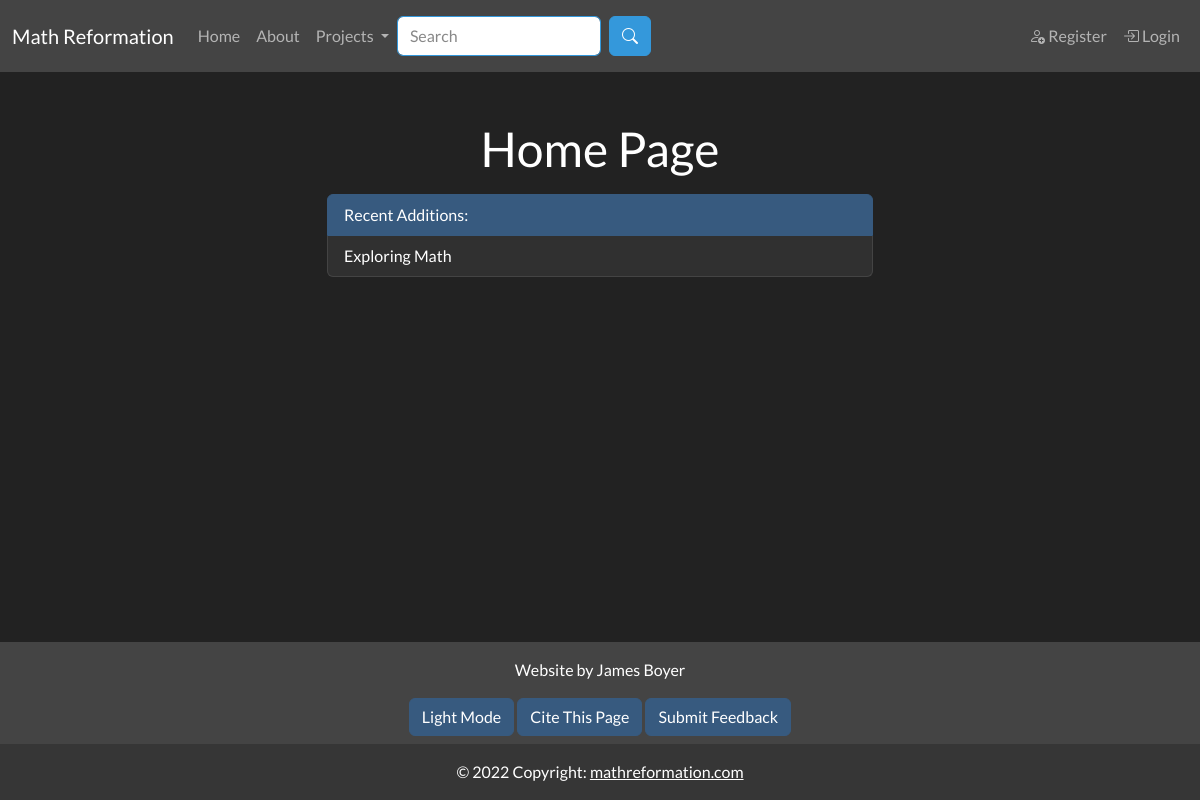
The page /index on the database as committed earlier.
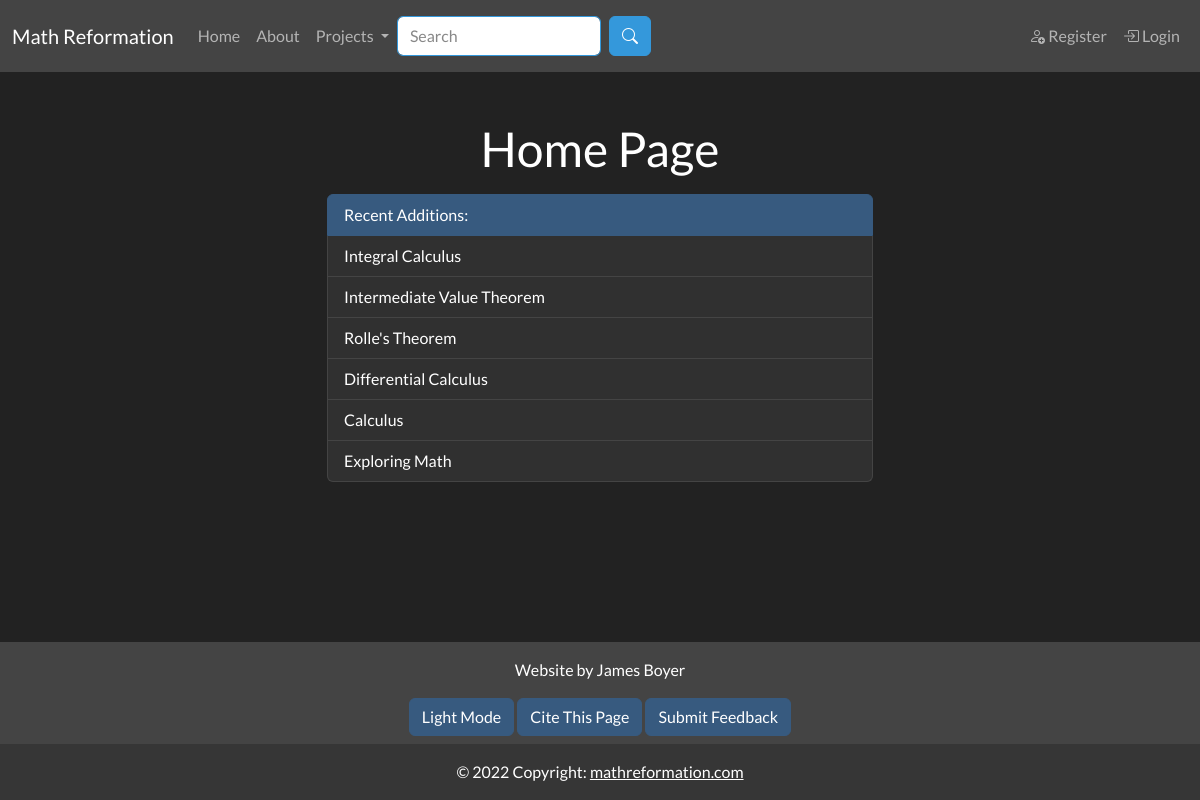
The same page on the database as committed later.
### app/models.py (models this page shows, shortened)
class SearchableMixin(object):
    @classmethod
    def search(cls, expression, page, per_page):
        ids, scores, total = query_index(cls.__tablename__, expression, page, per_page)
        if total == 0:
            return cls.query.filter_by(id=0), [], 0
        when = []
        for i in range(len(ids)):
            when.append((ids[i], i))
        return cls.query.filter(cls.id.in_(ids)).order_by( db.case(when, value=cls.id)), scores, total

class Document(SearchableMixin, db.Model):
    __tablename__ = "document"
    __searchable__ = ["body_main", "name"]
    id = db.Column(db.Integer, primary_key=True)
    name = db.Column(db.String(50), nullable=False, unique=False)
    path = db.Column(db.String(250), unique=True, nullable=False)
    body_main = db.Column(db.String(), index=True)
    body_draft = db.Column(db.String(), index=True)
    date_added = db.Column(db.DateTime, nullable=False,
        default=datetime.utcnow)
    header = db.Column(db.String(), index=True)
    order = db.Column(db.Integer())
    is_visible = db.Column(db.Boolean())
    document_type = db.Column(db.String(10), index=True)
    user_id = db.Column(db.Integer, db.ForeignKey('user.id'))
    prev_page_id = db.Column(db.Integer(), db.ForeignKey("document.id"))
    next_page = db.relationship("Document", backref=backref("prev_page", remote_side=[id]), uselist=False, foreign_keys=[prev_page_id])
    parent_id = db.Column(db.Integer(), db.ForeignKey("document.id"))
    children = db.relationship("Document", backref=backref("parent", remote_side=[id]), foreign_keys=[parent_id])

### app/main/routes.py (the view)
@bp.route("/home", methods=["GET"])
@bp.route("/", methods=["GET"])
@bp.route("/index", methods=["GET"])
def index():
    exploring_math_children = []
    recent_documents = Document.query.order_by(Document.date_added.desc()).filter_by(is_visible=True, ).limit(20)
    return render_template('main/index.html', title="Home", exploring_math_children=exploring_math_children, recent_documents=recent_documents)

### app/main/forms.py
class SearchForm(FlaskForm):
    q = StringField("Search", validators=[DataRequired()])
    submit = SubmitField("Search")
    def __init__(self, *args, **kwargs):
        if 'formdata' not in kwargs:
            kwargs['formdata'] = request.args
        if 'csrf_enabled' not in kwargs:
            kwargs['csrf_enabled'] = False
        super(SearchForm, self).__init__(*args, **kwargs)

### MathReformationWebsite.py (called while the page is built)
@app.context_processor
def add_imports():
    return dict(admin_permission=admin_permission, author_permission=author_permission, editor_permission=editor_permission, g=g)

### app/main/routes.py (called while the page is built)
@bp.before_app_request
def before_request():
    g.search_form = SearchForm(meta={'csrf': False})
    if g.search_form.validate():
        print("here")

### app/templates/main/index.html (shortened to what this page needs)
{% extends "base.html" %}
{% block content %}
<h1 class="text-center">Home Page</h1>
<ul class="list-group">
    <li class="list-group-item active">Recent Additions:</li>
    {% for document in recent_documents %}
        <a class="list-group-item" href = {{ url_for('main.document_page', path=document.path)}}>
            {{ document.name }}
        </a>
    {% endfor %}
</ul>
{% endblock %}
{% block citation %}
{{ citation_info(page_type="Math Reformation", page_name="Index") }}
{% endblock %}

Rows that differ between the two databases and show on the page:
added Document: name "Integral Calculus"
added Document: name "Intermediate Value Theorem"
added Document: name "Rolle's Theorem"
added Document: name "Differential Calculus"
now on this page (row edited): Document: name "Calculus"
